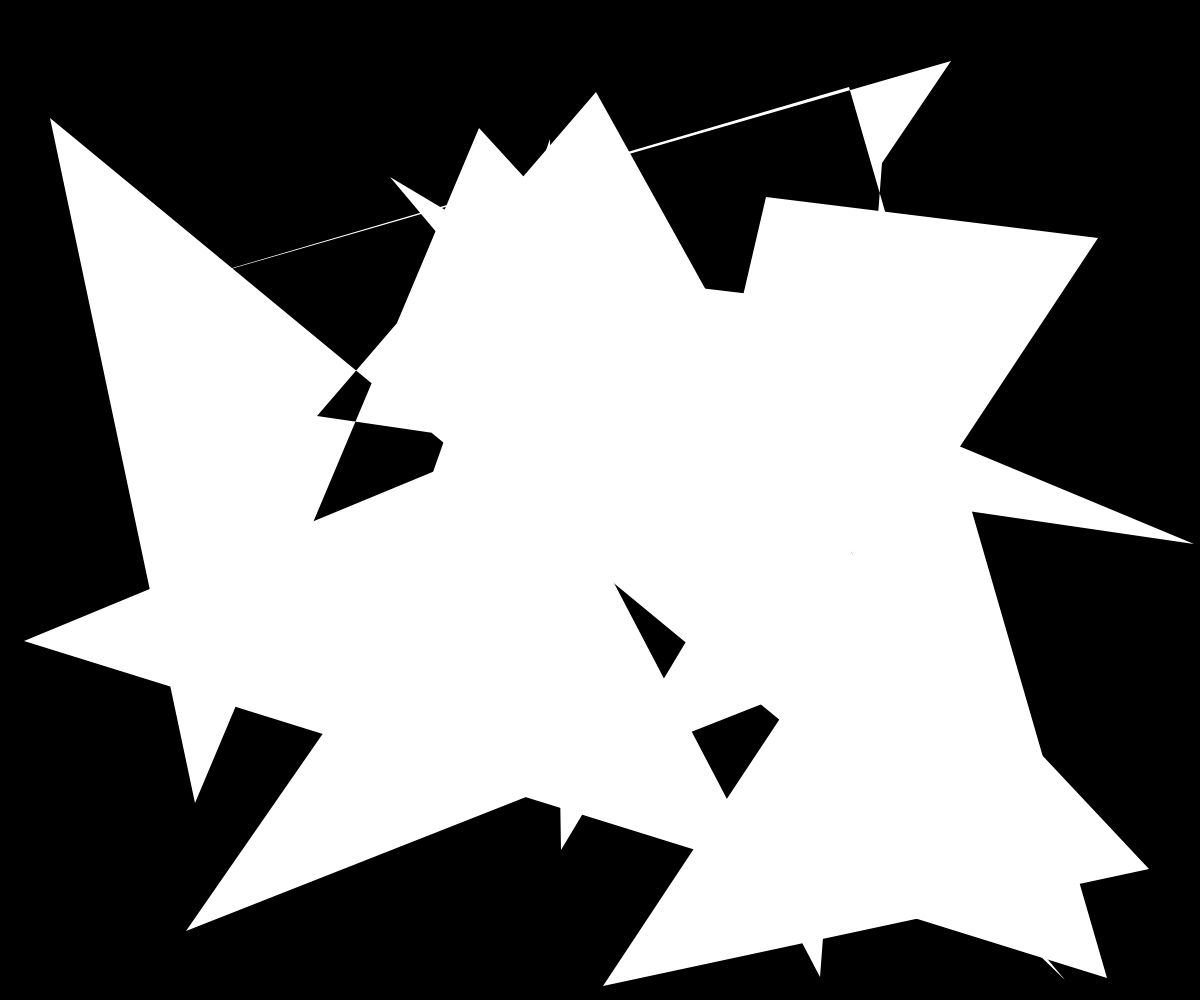
Frame 1 (no input)
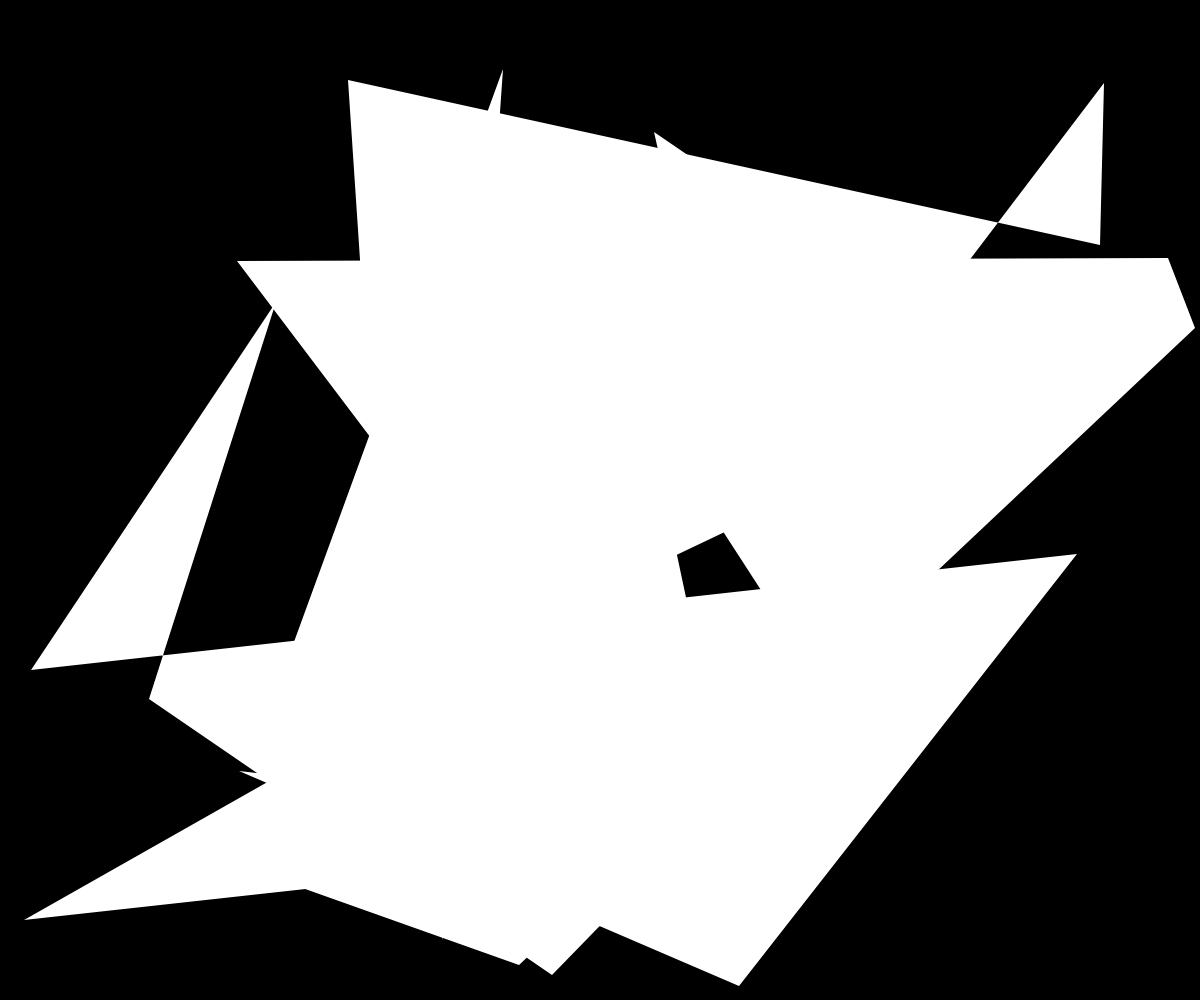
Frame 2 (the mouse pressed at the canvas centre, redrawn once)

The p5.js sketch that drew these frames (run headless with seeded random() and noise() and a simulated clock; the mouse was pressed at the canvas centre and the sketch redrawn once):

// p5.js sketch
// ── sketch.js
// FUNCTION PAINTINGS (BINARY)
// Justin Logue
// instagram.com/_justinlogue/

function setup() {
  createCanvas(windowWidth, windowHeight);
}

function draw() {
  background(0);
  noLoop();
  for (let i = 0; i < 4; i++) {
    Shape();
  }
}

function randomNumber() {
  return vertex(
    Math.floor(Math.random() * windowWidth + 1),
    Math.floor(Math.random() * windowHeight + 1)
  );
}

function Shape() {
  beginShape();
  noStroke();
  for (let i = 0; i < 4; i++) {
    vertex(randomNumber(), randomNumber());
  }
  endShape(CLOSE);
}
